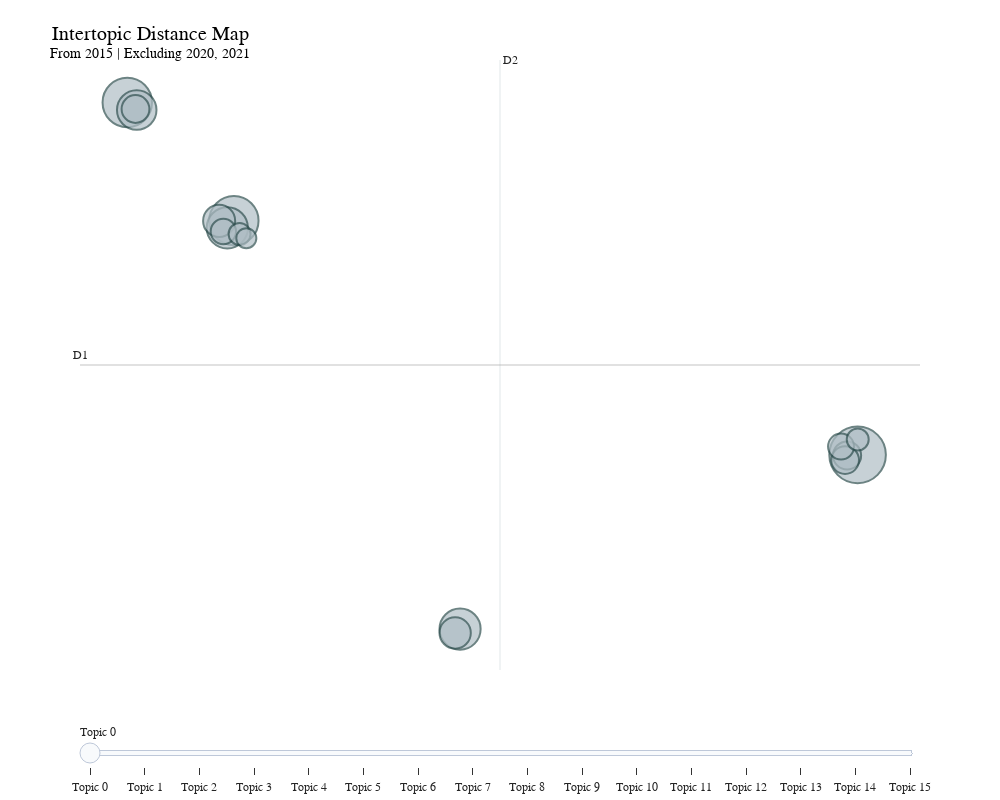

Here is the notebook cell this chart was saved with:
### Code cell
# ------------------------------------------------------------
# Visualize intertopic distances
# ------------------------------------------------------------

# N.B. UMAP (Uniform Manifold Approximation and Projection)
# used for dimensionality reduction. 
fig_2d = topic_model.visualize_topics(custom_labels=True)

# Update background and grid
fig_2d.update_layout(
    plot_bgcolor="white",
    paper_bgcolor="white",
    font_family="Arial",
    title={
        "text": f"Intertopic Distance Map<br><sup>{model_label}</sup>",
        "x": 0.15,
        "font": {"size": 20}
    },
    width=1000,
    height=800,
    xaxis=dict(
        showgrid=False,
        zeroline=True,
        showline=True,
        ticks="outside",
        title=None
    ),
    yaxis=dict(
        showgrid=False,
        zeroline=True,
        showline=True,
        ticks="outside",
        title=None
    ),
    legend=dict(
        orientation="h",
        yanchor="bottom",
        y=1.02,
        xanchor="center",
        x=0.5
    )
)
fig_2d.write_html("../outputs/intertopic_distance_map_2D.html")   

fig_2d.show()

### Figure 1 — Plotly figure (JSON) as saved in the notebook; plotly's stock layout.template omitted (floating-point values rounded to 4 significant figures)
{"data": [{"customdata": [[0, "passenger | year | cargo | growth | load", 199], [1, "safety | iosa | accidents | accident | aircraft", 152], [2, "saf | emissions | carbon | corsia | environmental", 151], [3, "airport | charges | infrastructure | airports | development", 106], [4, "cargo | data | lithium | ceiv | e", 105], [5, "security | information | smart security | smart | risk", 97], [6, "settlement | billion | processed | iss | bsp", 64], [7, "ndc | order | travel | airline | retailing", 61], [8, "latam | china | cargo | international | express", 49], [9, "annual | commercial | world | contents | s", 48], [10, "travel | passengers | experience | id | identity", 48], [11, "board | group | governors | board governors | chair", 42], [12, "tax | taxes | taxation | government | international", 40], [13, "slot | wsg | slots | regulation | capacity", 30], [14, "diversity | inclusion | diversity inclusion | female | gender", 30], [15, "regulation | rights | consumer | passenger rights | consumer protection", 25]], "hovertemplate": "<b>Topic %{customdata[0]}</b><br>%{customdata[1]}<br>Size: %{customdata[2]}", "legendgroup": "", "marker": {"color": "#B0BEC5", "line": {"color": "DarkSlateGrey", "width": 2}, "size": [199, 152, 151, 106, 105, 97, 64, 61, 49, 48, 48, 42, 40, 30, 30, 25], "sizemode": "area", "sizeref": 0.1244, "symbol": "circle"}, "mode": "markers", "name": "", "orientation": "v", "showlegend": false, "type": "scatter", "x": [19.27, -14.63, -9.683, -9.99, 0.8165, -14.19, -10.37, 0.5877, 18.78, 18.69, -14.25, 18.5, -10.17, -9.421, 19.28, -9.107], "xaxis": "x", "y": [-4.039, 16.7, 9.746, 9.326, -14.29, 16.26, 9.732, -14.52, -4.074, -4.343, 16.32, -3.551, 9.106, 8.958, -3.132, 8.713], "yaxis": "y"}], "layout": {"annotations": [{"showarrow": false, "text": "D1", "x": -16.83, "y": 1.25, "yshift": 10}, {"showarrow": false, "text": "D2", "x": 2.67, "xshift": 10, "y": 19.2}], "font": {"family": "Arial"}, "height": 800, "hoverlabel": {"bgcolor": "white", "font": {"family": "Rockwell", "size": 16}}, "legend": {"itemsizing": "constant", "orientation": "h", "tracegroupgap": 0, "x": 0.5, "xanchor": "center", "y": 1.02, "yanchor": "bottom"}, "margin": {"t": 60}, "paper_bgcolor": "white", "plot_bgcolor": "white", "shapes": [{"line": {"color": "#CFD8DC", "width": 2}, "type": "line", "x0": 2.67, "x1": 2.67, "y0": -16.7, "y1": 19.2}, {"line": {"color": "#9E9E9E", "width": 2}, "type": "line", "x0": -16.83, "x1": 22.17, "y0": 1.25, "y1": 1.25}], "sliders": [{"active": 0, "pad": {"t": 50}, "steps": [{"args": [{"marker.color": [["red", "#B0BEC5", "#B0BEC5", "#B0BEC5", "#B0BEC5", "#B0BEC5", "#B0BEC5", "#B0BEC5", "#B0BEC5", "#B0BEC5", "#B0BEC5", "#B0BEC5", "#B0BEC5", "#B0BEC5", "#B0BEC5", "#B0BEC5"]]}], "label": "Topic 0", "method": "update"}, {"args": [{"marker.color": [["#B0BEC5", "red", "#B0BEC5", "#B0BEC5", "#B0BEC5", "#B0BEC5", "#B0BEC5", "#B0BEC5", "#B0BEC5", "#B0BEC5", "#B0BEC5", "#B0BEC5", "#B0BEC5", "#B0BEC5", "#B0BEC5", "#B0BEC5"]]}], "label": "Topic 1", "method": "update"}, {"args": [{"marker.color": [["#B0BEC5", "#B0BEC5", "red", "#B0BEC5", "#B0BEC5", "#B0BEC5", "#B0BEC5", "#B0BEC5", "#B0BEC5", "#B0BEC5", "#B0BEC5", "#B0BEC5", "#B0BEC5", "#B0BEC5", "#B0BEC5", "#B0BEC5"]]}], "label": "Topic 2", "method": "update"}, {"args": [{"marker.color": [["#B0BEC5", "#B0BEC5", "#B0BEC5", "red", "#B0BEC5", "#B0BEC5", "#B0BEC5", "#B0BEC5", "#B0BEC5", "#B0BEC5", "#B0BEC5", "#B0BEC5", "#B0BEC5", "#B0BEC5", "#B0BEC5", "#B0BEC5"]]}], "label": "Topic 3", "method": "update"}, {"args": [{"marker.color": [["#B0BEC5", "#B0BEC5", "#B0BEC5", "#B0BEC5", "red", "#B0BEC5", "#B0BEC5", "#B0BEC5", "#B0BEC5", "#B0BEC5", "#B0BEC5", "#B0BEC5", "#B0BEC5", "#B0BEC5", "#B0BEC5", "#B0BEC5"]]}], "label": "Topic 4", "method": "update"}, {"args": [{"marker.color": [["#B0BEC5", "#B0BEC5", "#B0BEC5", "#B0BEC5", "#B0BEC5", "red", "#B0BEC5", "#B0BEC5", "#B0BEC5", "#B0BEC5", "#B0BEC5", "#B0BEC5", "#B0BEC5", "#B0BEC5", "#B0BEC5", "#B0BEC5"]]}], "label": "Topic 5", "method": "update"}, {"args": [{"marker.color": [["#B0BEC5", "#B0BEC5", "#B0BEC5", "#B0BEC5", "#B0BEC5", "#B0BEC5", "red", "#B0BEC5", "#B0BEC5", "#B0BEC5", "#B0BEC5", "#B0BEC5", "#B0BEC5", "#B0BEC5", "#B0BEC5", "#B0BEC5"]]}], "label": "Topic 6", "method": "update"}, {"args": [{"marker.color": [["#B0BEC5", "#B0BEC5", "#B0BEC5", "#B0BEC5", "#B0BEC5", "#B0BEC5", "#B0BEC5", "red", "#B0BEC5", "#B0BEC5", "#B0BEC5", "#B0BEC5", "#B0BEC5", "#B0BEC5", "#B0BEC5", "#B0BEC5"]]}], "label": "Topic 7", "method": "update"}, {"args": [{"marker.color": [["#B0BEC5", "#B0BEC5", "#B0BEC5", "#B0BEC5", "#B0BEC5", "#B0BEC5", "#B0BEC5", "#B0BEC5", "red", "#B0BEC5", "#B0BEC5", "#B0BEC5", "#B0BEC5", "#B0BEC5", "#B0BEC5", "#B0BEC5"]]}], "label": "Topic 8", "method": "update"}, {"args": [{"marker.color": [["#B0BEC5", "#B0BEC5", "#B0BEC5", "#B0BEC5", "#B0BEC5", "#B0BEC5", "#B0BEC5", "#B0BEC5", "#B0BEC5", "red", "#B0BEC5", "#B0BEC5", "#B0BEC5", "#B0BEC5", "#B0BEC5", "#B0BEC5"]]}], "label": "Topic 9", "method": "update"}, {"args": [{"marker.color": [["#B0BEC5", "#B0BEC5", "#B0BEC5", "#B0BEC5", "#B0BEC5", "#B0BEC5", "#B0BEC5", "#B0BEC5", "#B0BEC5", "#B0BEC5", "red", "#B0BEC5", "#B0BEC5", "#B0BEC5", "#B0BEC5", "#B0BEC5"]]}], "label": "Topic 10", "method": "update"}, {"args": [{"marker.color": [["#B0BEC5", "#B0BEC5", "#B0BEC5", "#B0BEC5", "#B0BEC5", "#B0BEC5", "#B0BEC5", "#B0BEC5", "#B0BEC5", "#B0BEC5", "#B0BEC5", "red", "#B0BEC5", "#B0BEC5", "#B0BEC5", "#B0BEC5"]]}], "label": "Topic 11", "method": "update"}, {"args": [{"marker.color": [["#B0BEC5", "#B0BEC5", "#B0BEC5", "#B0BEC5", "#B0BEC5", "#B0BEC5", "#B0BEC5", "#B0BEC5", "#B0BEC5", "#B0BEC5", "#B0BEC5", "#B0BEC5", "red", "#B0BEC5", "#B0BEC5", "#B0BEC5"]]}], "label": "Topic 12", "method": "update"}, {"args": [{"marker.color": [["#B0BEC5", "#B0BEC5", "#B0BEC5", "#B0BEC5", "#B0BEC5", "#B0BEC5", "#B0BEC5", "#B0BEC5", "#B0BEC5", "#B0BEC5", "#B0BEC5", "#B0BEC5", "#B0BEC5", "red", "#B0BEC5", "#B0BEC5"]]}], "label": "Topic 13", "method": "update"}, {"args": [{"marker.color": [["#B0BEC5", "#B0BEC5", "#B0BEC5", "#B0BEC5", "#B0BEC5", "#B0BEC5", "#B0BEC5", "#B0BEC5", "#B0BEC5", "#B0BEC5", "#B0BEC5", "#B0BEC5", "#B0BEC5", "#B0BEC5", "red", "#B0BEC5"]]}], "label": "Topic 14", "method": "update"}, {"args": [{"marker.color": [["#B0BEC5", "#B0BEC5", "#B0BEC5", "#B0BEC5", "#B0BEC5", "#B0BEC5", "#B0BEC5", "#B0BEC5", "#B0BEC5", "#B0BEC5", "#B0BEC5", "#B0BEC5", "#B0BEC5", "#B0BEC5", "#B0BEC5", "red"]]}], "label": "Topic 15", "method": "update"}]}], "title": {"font": {"color": "Black", "size": 20}, "text": "Intertopic Distance Map<br><sup>From 2015 | Excluding 2020, 2021</sup>", "x": 0.15, "xanchor": "center", "y": 0.95, "yanchor": "top"}, "width": 1000, "xaxis": {"anchor": "y", "domain": [0, 1], "range": [-16.83, 22.17], "showgrid": false, "showline": true, "ticks": "outside", "title": {}, "visible": false, "zeroline": true}, "yaxis": {"anchor": "x", "domain": [0, 1], "range": [-16.7, 19.2], "showgrid": false, "showline": true, "ticks": "outside", "title": {}, "visible": false, "zeroline": true}}}
